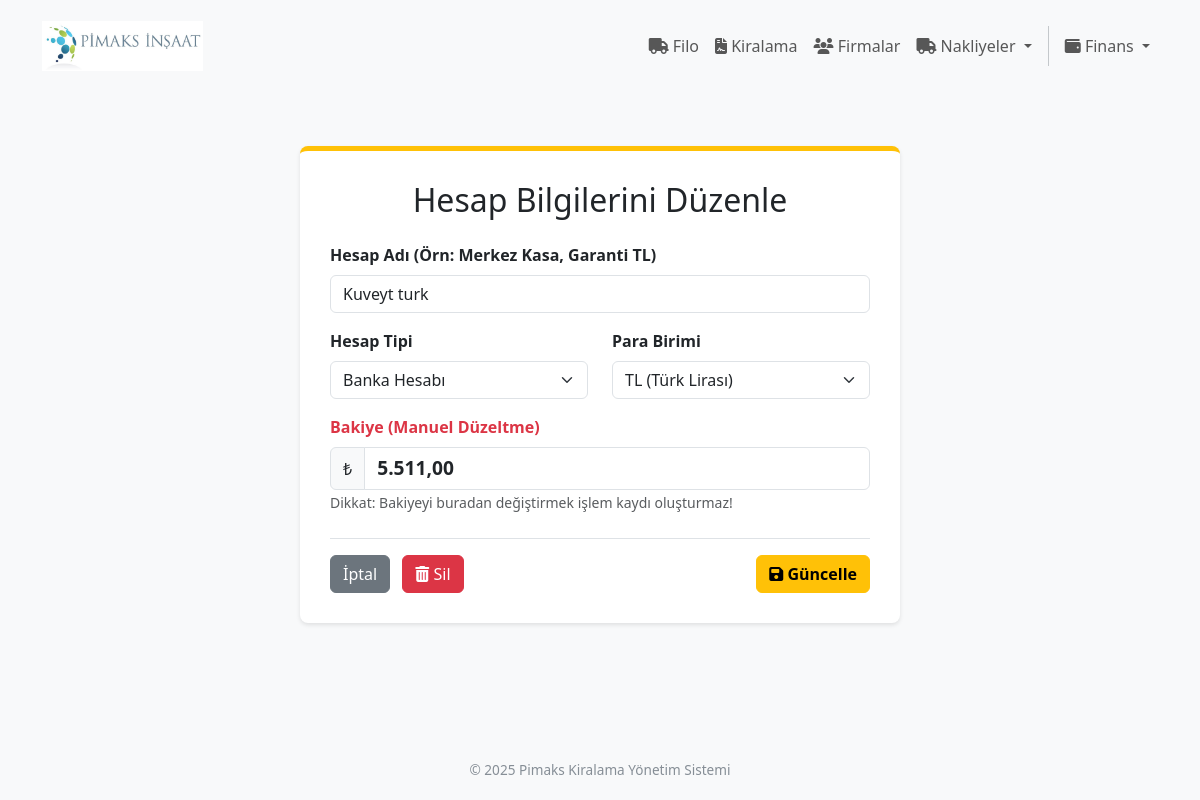
The page /cari/kasa/duzelt/1 on the database its author committed.
### app/cari/models.py (models this page shows, shortened)
class Kasa(db.Model):
    __tablename__ = 'kasa'
    id = db.Column(db.Integer, primary_key=True)
    kasa_adi = db.Column(db.String(100), nullable=False)
    tipi = db.Column(db.String(20), nullable=False, default='nakit') # nakit, banka, pos
    para_birimi = db.Column(db.String(3), nullable=False, default='TRY')
    is_active = db.Column(db.Boolean, nullable=False, default=True)
    bakiye = db.Column(db.Numeric(15, 2), nullable=False, default=0)
    odemeler = db.relationship('Odeme', back_populates='kasa')

### app/cari/routes.py (the view, shortened to what this page needs)
@cari_bp.route('/kasa/duzelt/<int:id>', methods=['GET', 'POST'])
def kasa_duzelt(id):
    kasa = Kasa.query.get_or_404(id)
    form = KasaForm(obj=kasa)
    diger_kasalar = Kasa.query.filter(
         Kasa.id != kasa.id,
         Kasa.para_birimi == kasa.para_birimi,
         Kasa.is_active == True
    ).all()
    return render_template('cari/kasa_duzelt.html', form=form,kasa=kasa, diger_kasalar=diger_kasalar, title="Kasa/Banka Düzenle")

### app/cari/forms.py
class KasaForm(FlaskForm):
    kasa_adi = StringField('Hesap Adı (Örn: Merkez Kasa, Garanti TL)', validators=[InputRequired(), Length(max=100)])
    tipi = SelectField('Hesap Tipi', choices=[
        ('nakit', 'Nakit Kasa'),
        ('banka', 'Banka Hesabı')
    ], default='banka', validators=[InputRequired()])
    para_birimi = SelectField('Para Birimi', choices=[
        ('TRY', 'TL (Türk Lirası)'),
        ('USD', 'USD (Dolar)'),
        ('EUR', 'EUR (Euro)')
    ], default='TRY', validators=[InputRequired()])
    bakiye = TRDecimalField('Açılış Bakiyesi', places=2, default=0.0, validators=[Optional()])
    submit = SubmitField('Kaydet')

### app/templates/cari/kasa_duzelt.html (shortened to what this page needs)
{% extends "base.html" %}
{% block content %}
<div class="container">
    <div class="form-section">
        <h2 class="mb-4 text-center">Hesap Bilgilerini Düzenle</h2>
        <form method="POST">
            <div class="mb-3">
                {{ form.kasa_adi.label(class="form-label fw-bold") }}
                {{ form.kasa_adi(class="form-control") }}
            </div>
            <div class="row mb-3">
                <div class="col">
                    {{ form.tipi.label(class="form-label fw-bold") }}
                    {{ form.tipi(class="form-select") }}
                </div>
                <div class="col">
                    {{ form.para_birimi.label(class="form-label fw-bold") }}
                    {{ form.para_birimi(class="form-select") }}
                </div>
            </div>
            <div class="mb-3">
                <label class="form-label fw-bold text-danger">Bakiye (Manuel Düzeltme)</label>
                <div class="input-group">
                    <span class="input-group-text">₺</span>
                    {{ form.bakiye(class="form-control currency-input", type="text", autocomplete="off", style="font-size: 1.2em; font-weight: bold;") }}
                </div>
                <small class="text-muted">Dikkat: Bakiyeyi buradan değiştirmek işlem kaydı oluşturmaz!</small>
            </div>
            <div class="d-flex justify-content-between align-items-center mt-4 pt-3 border-top">
                <div>
                    <a href="{{ url_for('cari.kasa_listesi') }}" class="btn btn-secondary me-2">İptal</a>
                    <button type="button" class="btn btn-danger" onclick="openDeleteModal()">
                        <i class="fa fa-trash-alt"></i> Sil
                    </button>
                </div>
                <button type="submit" class="btn btn-warning fw-bold">
                    <i class="fa fa-save"></i> Güncelle
                </button>
            </div>
        </form>
    </div>
</div>
            {% set mevcut_bakiye = kasa.bakiye | float %}
{% endblock %}

### app/templates/base.html (style rules this page uses)
body { font-family: 'Segoe UI', Tahoma, Geneva, Verdana, sans-serif; background-color: #f8f9fa; min-height: 100vh; display: flex; flex-direction: column; }

### app/templates/cari/kasa_duzelt.html (style rules this page uses)
.form-section { background-color: #fff; padding: 30px; border-radius: 8px; box-shadow: 0 2px 4px rgba(0,0,0,0.1); max-width: 600px; margin: 20px auto; border-top: 5px solid #ffc107; }

### rows shown on the page
Kasa: kasa_adi "Kuveyt turk", tipi "Banka Hesabı", para_birimi "TL (Türk Lirası)", bakiye "5.511,00"
